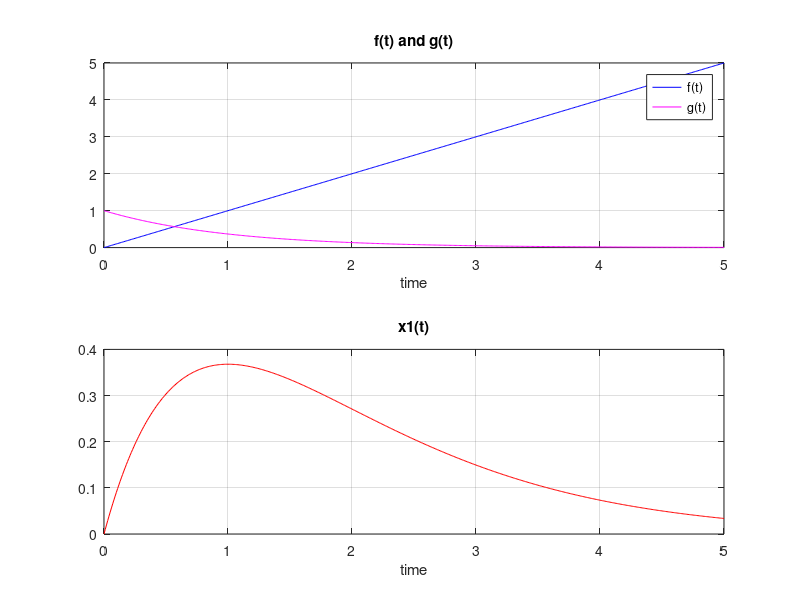

This figure's MATLAB source:
t = (0:0.01:5)'; 
unitstep = zeros(size(t)); 
unitstep(t>=0) = 1; 
f= t;
g= exp(-t).*unitstep;
x= f.*g;

figure(5)
subplot(211)
plot(t,f,'b')
hold on
plot(t,g,'m')
title('f(t) and g(t)')
xlabel('time')
legend('f(t)','g(t)')
hold off
grid on;

subplot(212)
plot(t,x,'r')
title('x1(t)')
xlabel('time')
grid on;
